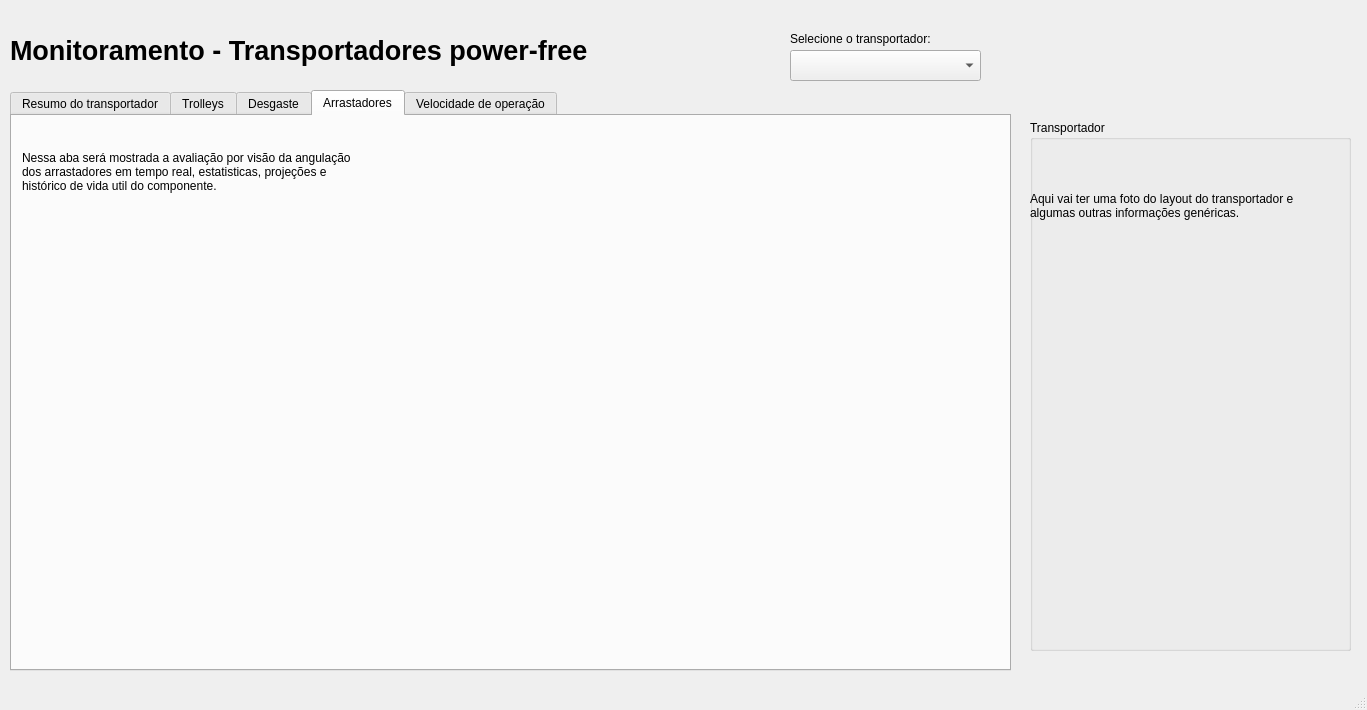
<?xml version="1.0" encoding="UTF-8"?>
<ui version="4.0">
 <class>MainWindow</class>
 <widget class="QMainWindow" name="MainWindow">
  <property name="geometry">
   <rect>
    <x>0</x>
    <y>0</y>
    <width>1367</width>
    <height>710</height>
   </rect>
  </property>
  <property name="windowTitle">
   <string>Sistema de monitoramento</string>
  </property>
  <widget class="QWidget" name="centralwidget">
   <widget class="QLabel" name="label">
    <property name="geometry">
     <rect>
      <x>10</x>
      <y>20</y>
      <width>611</width>
      <height>61</height>
     </rect>
    </property>
    <property name="font">
     <font>
      <pointsize>20</pointsize>
      <weight>75</weight>
      <bold>true</bold>
     </font>
    </property>
    <property name="text">
     <string>Monitoramento - Transportadores power-free </string>
    </property>
   </widget>
   <widget class="QComboBox" name="comboBox">
    <property name="geometry">
     <rect>
      <x>790</x>
      <y>50</y>
      <width>191</width>
      <height>31</height>
     </rect>
    </property>
   </widget>
   <widget class="QTabWidget" name="tabWidget">
    <property name="geometry">
     <rect>
      <x>10</x>
      <y>90</y>
      <width>1001</width>
      <height>581</height>
     </rect>
    </property>
    <property name="currentIndex">
     <number>3</number>
    </property>
    <widget class="QWidget" name="summary">
     <property name="accessibleName">
      <string/>
     </property>
     <property name="accessibleDescription">
      <string/>
     </property>
     <attribute name="title">
      <string>Resumo do transportador</string>
     </attribute>
     <widget class="QLabel" name="label_2">
      <property name="geometry">
       <rect>
        <x>10</x>
        <y>20</y>
        <width>331</width>
        <height>91</height>
       </rect>
      </property>
      <property name="text">
       <string>Nessa aba será mostrado um resumo das condições do transportador. Haverá um box mostrando os principais avisos, componentes proximos do fim da vida util, etc.</string>
      </property>
      <property name="wordWrap">
       <bool>true</bool>
      </property>
     </widget>
    </widget>
    <widget class="QWidget" name="trolley">
     <attribute name="title">
      <string>Trolleys</string>
     </attribute>
     <widget class="QLabel" name="label_3">
      <property name="geometry">
       <rect>
        <x>10</x>
        <y>10</y>
        <width>331</width>
        <height>91</height>
       </rect>
      </property>
      <property name="text">
       <string>Nessa aba será mostrada a avaliação por visão dos trolleys em tempo real, estatisticas e projeções de vida util dos trolleys.</string>
      </property>
      <property name="wordWrap">
       <bool>true</bool>
      </property>
     </widget>
    </widget>
    <widget class="QWidget" name="desgaste">
     <attribute name="title">
      <string>Desgaste</string>
     </attribute>
     <widget class="QLabel" name="label_6">
      <property name="geometry">
       <rect>
        <x>10</x>
        <y>10</y>
        <width>331</width>
        <height>91</height>
       </rect>
      </property>
      <property name="text">
       <string>Nessa aba será mostrada a medição por visão dos espaços entre elos em tempo real. Junto com estatisticas, projeções e históricos de vida util da corrente forjada.</string>
      </property>
      <property name="wordWrap">
       <bool>true</bool>
      </property>
     </widget>
    </widget>
    <widget class="QWidget" name="arrastador">
     <attribute name="title">
      <string>Arrastadores</string>
     </attribute>
     <widget class="QLabel" name="label_7">
      <property name="geometry">
       <rect>
        <x>10</x>
        <y>10</y>
        <width>331</width>
        <height>91</height>
       </rect>
      </property>
      <property name="text">
       <string>Nessa aba será mostrada a avaliação por visão da angulação dos arrastadores em tempo real, estatisticas, projeções e histórico de vida util do componente.</string>
      </property>
      <property name="wordWrap">
       <bool>true</bool>
      </property>
     </widget>
    </widget>
    <widget class="QWidget" name="velocidade">
     <attribute name="title">
      <string>Velocidade de operação</string>
     </attribute>
     <widget class="QLabel" name="label_9">
      <property name="geometry">
       <rect>
        <x>10</x>
        <y>10</y>
        <width>331</width>
        <height>91</height>
       </rect>
      </property>
      <property name="text">
       <string>Nessa aba será mostrado o histórico de velocidades de operação do transportador.</string>
      </property>
      <property name="wordWrap">
       <bool>true</bool>
      </property>
     </widget>
    </widget>
   </widget>
   <widget class="QLabel" name="label_4">
    <property name="geometry">
     <rect>
      <x>790</x>
      <y>30</y>
      <width>191</width>
      <height>17</height>
     </rect>
    </property>
    <property name="text">
     <string>Selecione o transportador:</string>
    </property>
   </widget>
   <widget class="QGroupBox" name="groupBox">
    <property name="geometry">
     <rect>
      <x>1030</x>
      <y>120</y>
      <width>321</width>
      <height>531</height>
     </rect>
    </property>
    <property name="title">
     <string>Transportador</string>
    </property>
    <widget class="QLabel" name="label_10">
     <property name="geometry">
      <rect>
       <x>0</x>
       <y>40</y>
       <width>311</width>
       <height>91</height>
      </rect>
     </property>
     <property name="text">
      <string>Aqui vai ter uma foto do layout do transportador e algumas outras informações genéricas.</string>
     </property>
     <property name="wordWrap">
      <bool>true</bool>
     </property>
    </widget>
   </widget>
  </widget>
  <widget class="QMenuBar" name="menubar">
   <property name="geometry">
    <rect>
     <x>0</x>
     <y>0</y>
     <width>1367</width>
     <height>25</height>
    </rect>
   </property>
  </widget>
  <widget class="QStatusBar" name="statusbar"/>
 </widget>
 <resources/>
 <connections/>
</ui>
